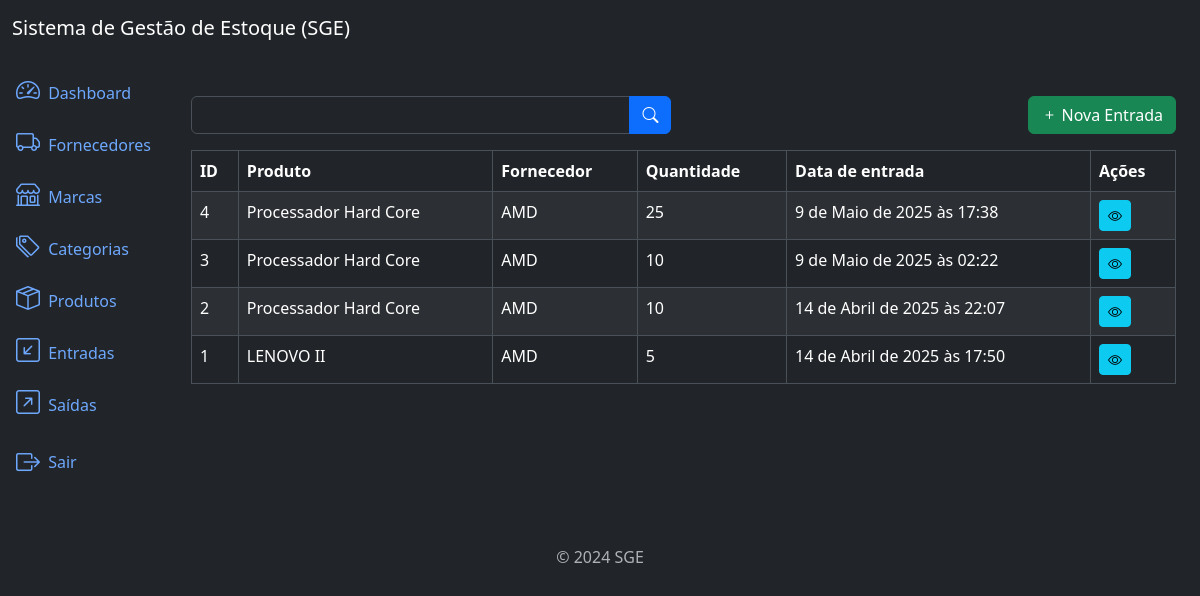
The page /inflows/list (signed in) on the database its author committed.
### inflows/models.py (models this page shows, shortened)
class Inflow(models.Model):
    supplier = models.ForeignKey(Supplier, on_delete=models.PROTECT, related_name='inflows')
    product = models.ForeignKey(Product, on_delete=models.PROTECT, related_name='inflows')
    quantity = models.IntegerField()
    description = models.TextField(null=True, blank=True)
    created_at = models.DateTimeField(auto_now_add=True)
    updated_at = models.DateTimeField(auto_now=True)
    class Meta:
        ordering = ['-created_at']

### products/models.py (models this page shows)
class Product(models.Model):
    title = models.CharField(max_length=500)
    category = models.ForeignKey(Category, on_delete=models.PROTECT, related_name='products')
    brand = models.ForeignKey(Brand, on_delete=models.PROTECT, related_name='products')
    description = models.TextField(null=True, blank=True)
    serie_number = models.CharField(max_length=200, null=True, blank=True)
    cost_price = models.DecimalField(max_digits=20, decimal_places=2)
    selling_price = models.DecimalField(max_digits=20, decimal_places=2)
    quantity = models.IntegerField(default=0)
    created_at = models.DateTimeField(auto_now_add=True)
    updated_at = models.DateTimeField(auto_now=True)
    class Meta:
        ordering = ['title']
    def __str__(self):
        return self.title

### suppliers/models.py (models this page shows)
class Supplier(models.Model):
    name = models.CharField(max_length=500)
    description = models.TextField(null=True, blank=True)
    created_at = models.DateTimeField(auto_now_add=True)
    updated_at = models.DateTimeField(auto_now=True)
    class Meta:
        ordering = ['name']
    def __str__(self):
        return self.name

### inflows/views.py (the view)
# urls.py: path('inflows/list', InflowListView.as_view(), name='inflow_list'),
class InflowListView(LoginRequiredMixin, PermissionRequiredMixin, ListView):
    model = Inflow
    template_name = 'inflow_list.html'
    context_object_name = 'inflows'
    paginate_by = 10
    permission_required = 'inflows.view_inflow'
    def get_queryset(self):
        queryset = super().get_queryset()
        product = self.request.GET.get("product")
        if product:
            queryset = queryset.filter(product__title__icontains=product)
        return queryset

### inflows/templates/inflow_list.html (shortened to what this page needs)
{% extends 'base.html' %}
{% block content %}
<div class="row mb-3">
    <div class="col-md-6">
        <form method="get" action="{% url 'inflow_list' %}">
            <div class="input-group">
                <input type="text" class="form-control" name="product" label="Produto" value="{{ request.GET.product }}">
                <button type="submit" class="btn btn-primary">
                    <i class="bi bi-search"></i>
                </button>
            </div>
        </form>
    </div>
    {% if perms.inflows.add_inflow %}
    <div class="col-md-6">
        <a href="{% url 'inflow_create' %}" class="btn btn-success float-end">
            <i class="bi bi-plus"></i>
            Nova Entrada
        </a>
    </div>
    {% endif %}
</div>
<div class="table-responsive">
    <table class="table table-striped table-bordered">
        <thead class="thead-dark">
            <tr>
                <th>ID</th>
                <th>Produto</th>
                <th>Fornecedor</th>
                <th>Quantidade</th>
                <th>Data de entrada</th>
                <th>Ações</th>
            </tr>
        </thead>
        <tbody>
            {% for inflow in inflows %}
            <tr>
                <td>{{ inflow.id }}</td>
                <td>{{ inflow.product }}</td>
                <td>{{ inflow.supplier }}</td>
                <td>{{ inflow.quantity }}</td>
                <td>{{ inflow.created_at }}</td>
                <td>
                    <a href="{% url 'inflow_detail' inflow.id %}" class="btn btn-info btn-sm">
                        <i class="bi bi-eye"></i>
                    </a>
                </td>
            </tr>
            {% endfor %}
        </tbody>
    </table>
</div>
{% endblock %}

### rows shown on the page
Inflow: id "4", product "Processador Hard Core", supplier "AMD", quantity "25", created_at "9 de Maio de 2025 às 17:38"
Inflow: id "3", product "Processador Hard Core", supplier "AMD", quantity "10", created_at "9 de Maio de 2025 às 02:22"
Inflow: id "2", product "Processador Hard Core", supplier "AMD", quantity "10", created_at "14 de Abril de 2025 às 22:07"
Inflow: id "1", product "LENOVO II", supplier "AMD", quantity "5", created_at "14 de Abril de 2025 às 17:50"
